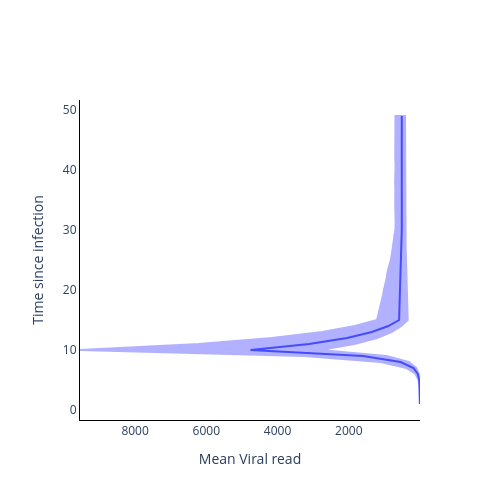

The notebook cell saved with this chart:
### Code cell
fig = go.Figure()

fig.add_trace(
    go.Scatter(
        y=time_from_infec,
        x=np.mean(vr_val, axis=1),
        mode='lines',
        name='Mean Viral read',
        showlegend=False,
    )
)

fig.add_trace(
    go.Scatter(
        y=time_from_infec.tolist() + time_from_infec.tolist()[::-1],
        x=np.quantile(vr_val, 0.975, axis=1).tolist() + np.quantile(vr_val, 0.025, axis=1).tolist()[::-1],
        mode='lines',
        fill='toself',
        fillcolor='blue',
        line_color='blue',
        opacity=0.3,
        showlegend=False,
    )
)

# Add axis labels
fig.update_layout(
    width=500, 
    height=500,
    plot_bgcolor='white',
    xaxis=dict(
        linecolor='black',
        title = 'Mean Viral read',
        autorange='reversed'
        ),
    yaxis=dict(
        linecolor='black',
        title = 'Time since infection'),
    #legend=dict(
    #    orientation="h",
    #    yanchor="bottom",
    #    y=1.02,
    #    xanchor="right",
    #    x=1
    #)
    )

fig.write_image('images/Optimal_sampling_Viral_read_model.pdf')
fig.show()

### Figure 1 — Plotly figure (JSON) as saved in the notebook; plotly's stock layout.template omitted (floating-point values rounded to 4 significant figures)
{"data": [{"mode": "lines", "name": "Mean Viral read", "showlegend": false, "type": "scatter", "x": [2.461, 2.458, 2.451, 7.227, 21.25, 63.11, 185.7, 547.1, 1601.0, 4759.0, 3114.0, 2050.0, 1353.0, 891.4, 587.4, 584.0, 577.8, 569.7, 566.5, 562.4, 553.6, 548.8, 544.2, 538.3, 533.3, 529.9, 524.8, 521.5, 516.7, 513.0, 512.7, 514.1, 512.6, 513.2, 512.6, 513.1, 512.8, 513.6, 512.3, 513.0, 512.1, 512.8, 513.0, 513.7, 513.5, 512.5, 512.5, 512.5, 512.8], "y": [1, 2, 3, 4, 5, 6, 7, 8, 9, 10, 11, 12, 13, 14, 15, 16, 17, 18, 19, 20, 21, 22, 23, 24, 25, 26, 27, 28, 29, 30, 31, 32, 33, 34, 35, 36, 37, 38, 39, 40, 41, 42, 43, 44, 45, 46, 47, 48, 49]}, {"fill": "toself", "fillcolor": "blue", "line": {"color": "blue"}, "mode": "lines", "opacity": 0.3, "showlegend": false, "type": "scatter", "x": [5.101, 5.096, 4.998, 14.66, 43.5, 127.2, 380.1, 1107.0, 3245.0, 9547.0, 6212.0, 4160.0, 2744.0, 1831.0, 1208.0, 1164.0, 1118.0, 1087.0, 1044.0, 1014.0, 966.9, 935.0, 913.5, 861.3, 821.0, 791.5, 776.0, 741.7, 721.8, 693.4, 686.9, 699.2, 691.5, 697.7, 690.6, 688.5, 693.6, 699.2, 691.2, 695.3, 688.0, 696.0, 694.7, 694.6, 698.1, 693.5, 693.7, 693.9, 690.0, 421.8, 421.4, 420.8, 421.6, 421.0, 422.1, 420.8, 421.1, 421.0, 421.7, 421.0, 422.3, 421.1, 420.3, 421.8, 421.5, 420.6, 421.9, 422.1, 421.0, 414.8, 409.3, 405.0, 398.8, 393.6, 390.5, 385.1, 381.1, 375.4, 372.3, 365.6, 360.7, 358.2, 352.1, 346.4, 527.2, 802.2, 1209.0, 1844.0, 2812.0, 942.6, 322.1, 108.7, 36.92, 12.49, 4.247, 1.44, 1.453, 1.439], "y": [1, 2, 3, 4, 5, 6, 7, 8, 9, 10, 11, 12, 13, 14, 15, 16, 17, 18, 19, 20, 21, 22, 23, 24, 25, 26, 27, 28, 29, 30, 31, 32, 33, 34, 35, 36, 37, 38, 39, 40, 41, 42, 43, 44, 45, 46, 47, 48, 49, 49, 48, 47, 46, 45, 44, 43, 42, 41, 40, 39, 38, 37, 36, 35, 34, 33, 32, 31, 30, 29, 28, 27, 26, 25, 24, 23, 22, 21, 20, 19, 18, 17, 16, 15, 14, 13, 12, 11, 10, 9, 8, 7, 6, 5, 4, 3, 2, 1]}], "layout": {"height": 500, "plot_bgcolor": "white", "width": 500, "xaxis": {"autorange": "reversed", "linecolor": "black", "title": {"text": "Mean Viral read"}}, "yaxis": {"linecolor": "black", "title": {"text": "Time since infection"}}}}
